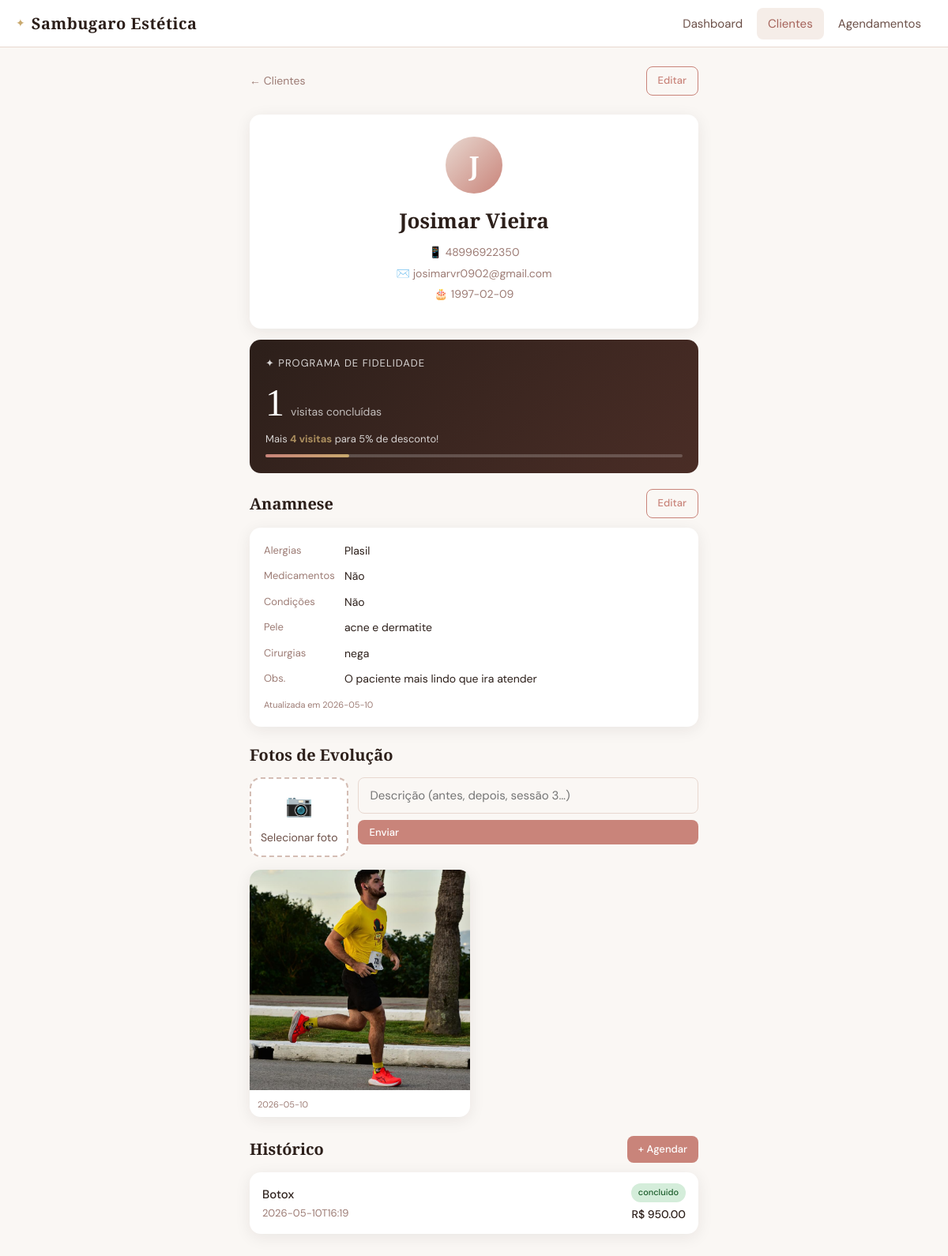
Screenshot of /clientes/1 with the database file from the repository.
### tables this page shows
CREATE TABLE clientes (
            id INTEGER PRIMARY KEY AUTOINCREMENT,
            nome TEXT NOT NULL,
            telefone TEXT,
            email TEXT,
            data_nascimento TEXT,
            data_cadastro TEXT DEFAULT CURRENT_TIMESTAMP,
            total_visitas INTEGER DEFAULT 0,
            desconto_atual REAL DEFAULT 0.0
        );

CREATE TABLE anamnese (
            id INTEGER PRIMARY KEY AUTOINCREMENT,
            cliente_id INTEGER NOT NULL UNIQUE,
            alergias TEXT,
            medicamentos TEXT,
            doencas TEXT,
            gestante INTEGER DEFAULT 0,
            fumante INTEGER DEFAULT 0,
            problemas_pele TEXT,
            cirurgias TEXT,
            observacoes TEXT,
            data_atualizacao TEXT DEFAULT CURRENT_TIMESTAMP,
            FOREIGN KEY (cliente_id) REFERENCES clientes(id)
        );

CREATE TABLE fotos (
            id INTEGER PRIMARY KEY AUTOINCREMENT,
            cliente_id INTEGER NOT NULL,
            agendamento_id INTEGER,
            tipo TEXT DEFAULT 'evolucao',
            descricao TEXT,
            filename TEXT NOT NULL,
            data_upload TEXT DEFAULT CURRENT_TIMESTAMP,
            FOREIGN KEY (cliente_id) REFERENCES clientes(id),
            FOREIGN KEY (agendamento_id) REFERENCES agendamentos(id)
        );

CREATE TABLE agendamentos (
            id INTEGER PRIMARY KEY AUTOINCREMENT,
            cliente_id INTEGER NOT NULL,
            procedimento_id INTEGER NOT NULL,
            data_hora TEXT NOT NULL,
            status TEXT DEFAULT 'agendado',
            preco_original REAL,
            desconto_aplicado REAL DEFAULT 0.0,
            preco_final REAL,
            observacoes TEXT,
            FOREIGN KEY (cliente_id) REFERENCES clientes(id),
            FOREIGN KEY (procedimento_id) REFERENCES procedimentos(id)
        );

CREATE TABLE procedimentos (
            id INTEGER PRIMARY KEY AUTOINCREMENT,
            nome TEXT NOT NULL,
            descricao TEXT,
            preco REAL NOT NULL,
            duracao_min INTEGER
        );

### app.py (the view)
@app.route("/clientes/<int:id>")
def perfil_cliente(id):
    conn = get_conn()
    cliente = conn.execute("SELECT * FROM clientes WHERE id=?", (id,)).fetchone()
    historico = conn.execute("""
        SELECT a.*, p.nome as proc_nome, p.preco as proc_preco
        FROM agendamentos a
        JOIN procedimentos p ON a.procedimento_id = p.id
        WHERE a.cliente_id = ?
        ORDER BY a.data_hora DESC
    """, (id,)).fetchall()
    anamnese = conn.execute("SELECT * FROM anamnese WHERE cliente_id=?", (id,)).fetchone()
    fotos = conn.execute("""
        SELECT f.*, a.data_hora as ag_data, p.nome as proc_nome
        FROM fotos f
        LEFT JOIN agendamentos a ON f.agendamento_id = a.id
        LEFT JOIN procedimentos p ON a.procedimento_id = p.id
        WHERE f.cliente_id = ?
        ORDER BY f.data_upload DESC
    """, (id,)).fetchall()
    conn.close()
    proximo_nivel = None
    if cliente:
        visitas = cliente["total_visitas"]
        if visitas < 5:
            proximo_nivel = {"visitas_faltam": 5 - visitas, "desconto": 5}
        elif visitas < 10:
            proximo_nivel = {"visitas_faltam": 10 - visitas, "desconto": 10}
        elif visitas < 20:
            proximo_nivel = {"visitas_faltam": 20 - visitas, "desconto": 15}
    return render_template("perfil_cliente.html",
        cliente=cliente, historico=historico,
        proximo_nivel=proximo_nivel, anamnese=anamnese, fotos=fotos)

### database.py (called while the page is built)
def get_conn():
    conn = sqlite3.connect(DB_PATH)
    conn.row_factory = sqlite3.Row
    return conn

### templates/perfil_cliente.html (shortened to what this page needs)
{% extends "base.html" %}
{% block content %}
<div class="page-header">
    <a href="/clientes" class="btn-back">← Clientes</a>
    <a href="/clientes/{{ cliente.id }}/editar" class="btn btn-outline btn-sm">Editar</a>
</div>
<div class="profile-card">
    <div class="profile-avatar">{{ cliente.nome[0].upper() }}</div>
    <h2 class="profile-name">{{ cliente.nome }}</h2>
    {% if cliente.telefone %}<p class="profile-info">📱 {{ cliente.telefone }}</p>{% endif %}
    {% if cliente.email %}<p class="profile-info">✉️ {{ cliente.email }}</p>{% endif %}
    {% if cliente.data_nascimento %}<p class="profile-info">🎂 {{ cliente.data_nascimento }}</p>{% endif %}
</div>
<div class="fidelidade-card">
    <div class="fidelidade-header">
        <span class="fidelidade-titulo">✦ Programa de Fidelidade</span>
    </div>
    <div class="fidelidade-visitas">
        <span class="visitas-num">{{ cliente.total_visitas }}</span>
        <span class="visitas-label">visitas concluídas</span>
    </div>
    {% if proximo_nivel %}
    <div class="fidelidade-progresso">
        <p class="progresso-text">
            Mais <strong>{{ proximo_nivel.visitas_faltam }} visita{{ 's' if proximo_nivel.visitas_faltam != 1 }}</strong>
            para {{ proximo_nivel.desconto }}% de desconto!
        </p>
        <div class="progress-bar-track">
            {% set atual = cliente.total_visitas %}
            {% if atual < 5 %}{% set pct = (atual / 5 * 100)|int %}
            {% elif atual < 10 %}{% set pct = ((atual - 5) / 5 * 100)|int %}
            {% else %}{% set pct = ((atual - 10) / 10 * 100)|int %}{% endif %}
            <div class="progress-bar-fill" style="width: {{ pct }}%"></div>
        </div>
    </div>
    {% else %}
    <p class="progresso-text">🏆 Nível máximo de fidelidade atingido!</p>
    {% endif %}
</div>
<div class="section-header">
    <h2 class="section-title">Anamnese</h2>
    <a href="/clientes/{{ cliente.id }}/anamnese" class="btn btn-outline btn-sm">
        {{ 'Editar' if anamnese else '+ Preencher' }}
    </a>
</div>
{% if anamnese %}
<div class="anamnese-card">
    {% if anamnese.alergias %}
    <div class="anamnese-row"><span class="anamnese-label">Alergias</span><span class="anamnese-val">{{ anamnese.alergias }}</span></div>
    {% endif %}
    {% if anamnese.medicamentos %}
    <div class="anamnese-row"><span class="anamnese-label">Medicamentos</span><span class="anamnese-val">{{ anamnese.medicamentos }}</span></div>
    {% endif %}
    {% if anamnese.doencas %}
    <div class="anamnese-row"><span class="anamnese-label">Condições</span><span class="anamnese-val">{{ anamnese.doencas }}</span></div>
    {% endif %}
    {% if anamnese.problemas_pele %}
    <div class="anamnese-row"><span class="anamnese-label">Pele</span><span class="anamnese-val">{{ anamnese.problemas_pele }}</span></div>
    {% endif %}
    {% if anamnese.cirurgias %}
    <div class="anamnese-row"><span class="anamnese-label">Cirurgias</span><span class="anamnese-val">{{ anamnese.cirurgias }}</span></div>
    {% endif %}
    {% if anamnese.observacoes %}
    <div class="anamnese-row"><span class="anamnese-label">Obs.</span><span class="anamnese-val">{{ anamnese.observacoes }}</span></div>
    {% endif %}
    <p class="anamnese-data">Atualizada em {{ anamnese.data_atualizacao[:10] }}</p>
</div>
{% else %}
<div class="empty-state empty-state-sm"><p>Ficha de anamnese não preenchida ainda.</p></div>
{% endif %}
<div class="section-header">
    <h2 class="section-title">Fotos de Evolução</h2>
</div>
<form method="post" action="/clientes/{{ cliente.id }}/fotos/upload"
      enctype="multipart/form-data" class="upload-form">
    <div class="upload-inline">
        <div class="upload-area upload-area-sm">
            <div id="galPlaceholder">
                <span class="upload-icon">📷</span>
                <span class="upload-text">Selecionar foto</span>
            </div>
        </div>
        <div class="upload-inline-fields">
            <input type="text" name="descricao" class="form-input"
                   placeholder="Descrição (antes, depois, sessão 3…)">
            <button type="submit" class="btn btn-primary btn-sm">Enviar</button>
        </div>
    </div>
</form>
{% if fotos %}
<div class="galeria-grid">
    {% for foto in fotos %}
    <div class="galeria-item">
        <img src="/uploads/{{ foto.filename }}" alt="{{ foto.descricao or 'Foto' }}"
             class="galeria-img" onclick="abrirFoto(this)">
        <div class="galeria-info">
            <p class="galeria-data">{{ foto.data_upload[:10] }}</p>
        </div>
    </div>
    {% endfor %}
</div>
{% else %}
<div class="empty-state empty-state-sm"><p>Nenhuma foto adicionada ainda.</p></div>
{% endif %}
<div class="section-header">
    <h2 class="section-title">Histórico</h2>
    <a href="/agendamentos/novo" class="btn btn-primary btn-sm">+ Agendar</a>
</div>
{% if historico %}
<div class="card-list">
    {% for ag in historico %}
    <div class="list-card">
        <div class="list-card-main">
            <span class="list-name">{{ ag.proc_nome }}</span>
            <span class="list-proc">{{ ag.data_hora[:16] }}</span>
        </div>
        <div class="list-card-side">
            <span class="badge badge-{{ ag.status }}">{{ ag.status }}</span>
            {% if ag.preco_final %}
            <span class="list-price">
                R$ {{ "%.2f"|format(ag.preco_final) }}
            </span>
            {% endif %}
        </div>
    </div>
    {% endfor %}
</div>
{% else %}
<div class="empty-state"><p>Nenhum procedimento realizado ainda.</p></div>
{% endif %}
{% endblock %}

### templates/base.html (shortened to what this page needs)
<!DOCTYPE html>
<html lang="pt-BR">
<head>
    <link rel="stylesheet" href="{{ url_for('static', filename='css/style.css') }}">
</head>
<body>
    <nav class="navbar">
        <a href="/" class="brand">
            <span class="brand-icon">✦</span>
            <span class="brand-name">Sambugaro Estética</span>
        </a>
        <ul class="nav-links" id="navLinks">
            <li><a href="/" class="{% if request.path == '/' %}active{% endif %}">Dashboard</a></li>
            <li><a href="/clientes" class="{% if '/clientes' in request.path %}active{% endif %}">Clientes</a></li>
            <li><a href="/agendamentos" class="{% if '/agendamentos' in request.path %}active{% endif %}">Agendamentos</a></li>
        </ul>
    </nav>
    <main class="main-content">
        {% block content %}{% endblock %}
    </main>
</body>
</html>

### rows the page displays
clientes: nome "J", nome "Josimar Vieira", telefone "48996922350", email "josimarvr0902@gmail.com", data_nascimento "1997-02-09", total_visitas "1"
anamnese: alergias "Plasil", medicamentos "Não", doencas "Não", problemas_pele "acne e dermatite", cirurgias "nega", observacoes "O paciente mais lindo que ira atender", data_atualizacao "2026-05-10"
fotos: filename (picture), data_upload "2026-05-10"
agendamentos: proc_nome "Botox", data_hora "2026-05-10T16:19", status "concluido", preco_final "950.00"

### other values shown
{{ proximo_nivel.visitas_faltam }} "4"
{{ 's' if proximo_nivel.visitas_faltam != 1 }} "s"
{{ proximo_nivel.desconto }} "5"
{{ 'Editar' if anamnese else '+ Preencher' }} "Editar"
